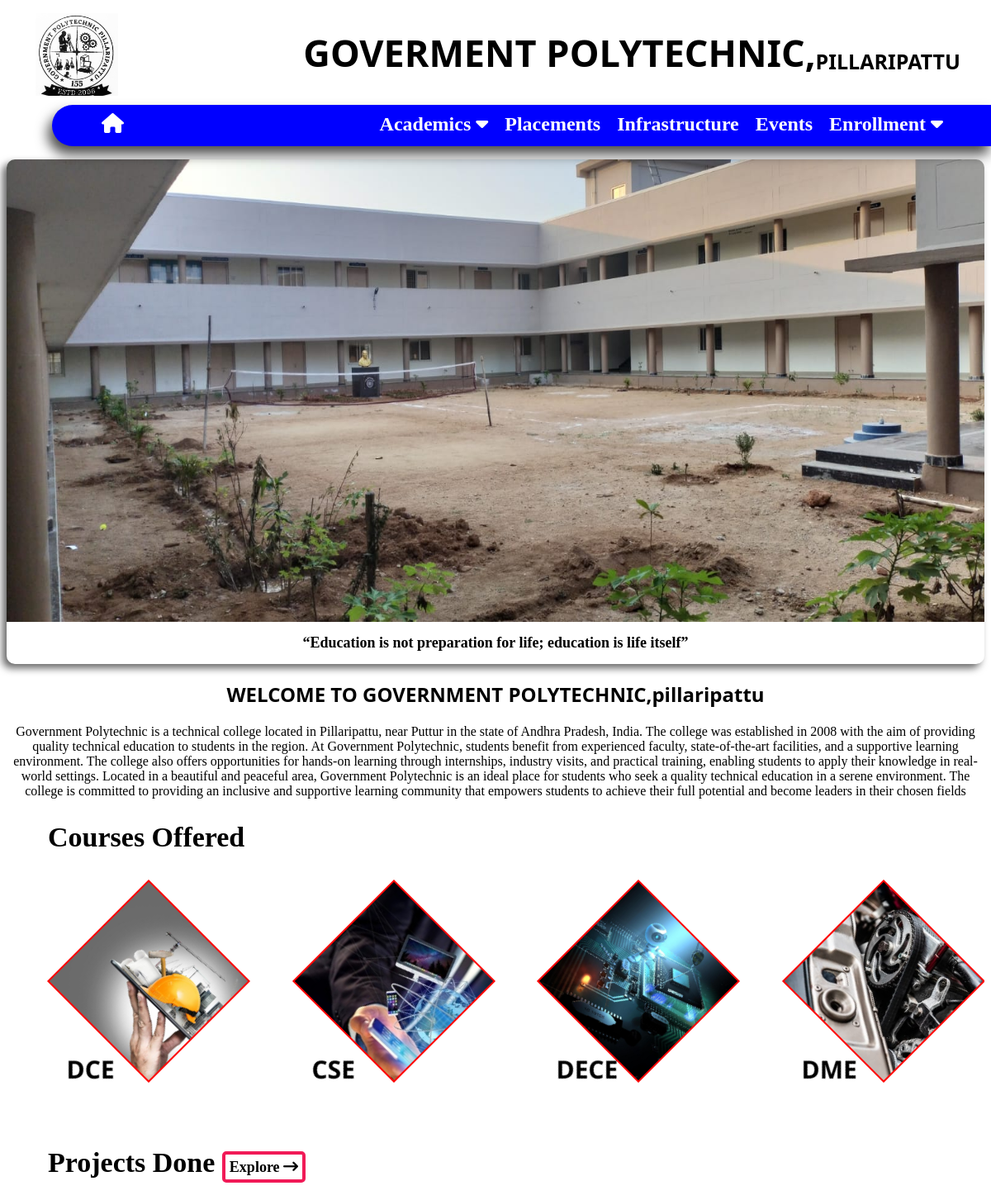
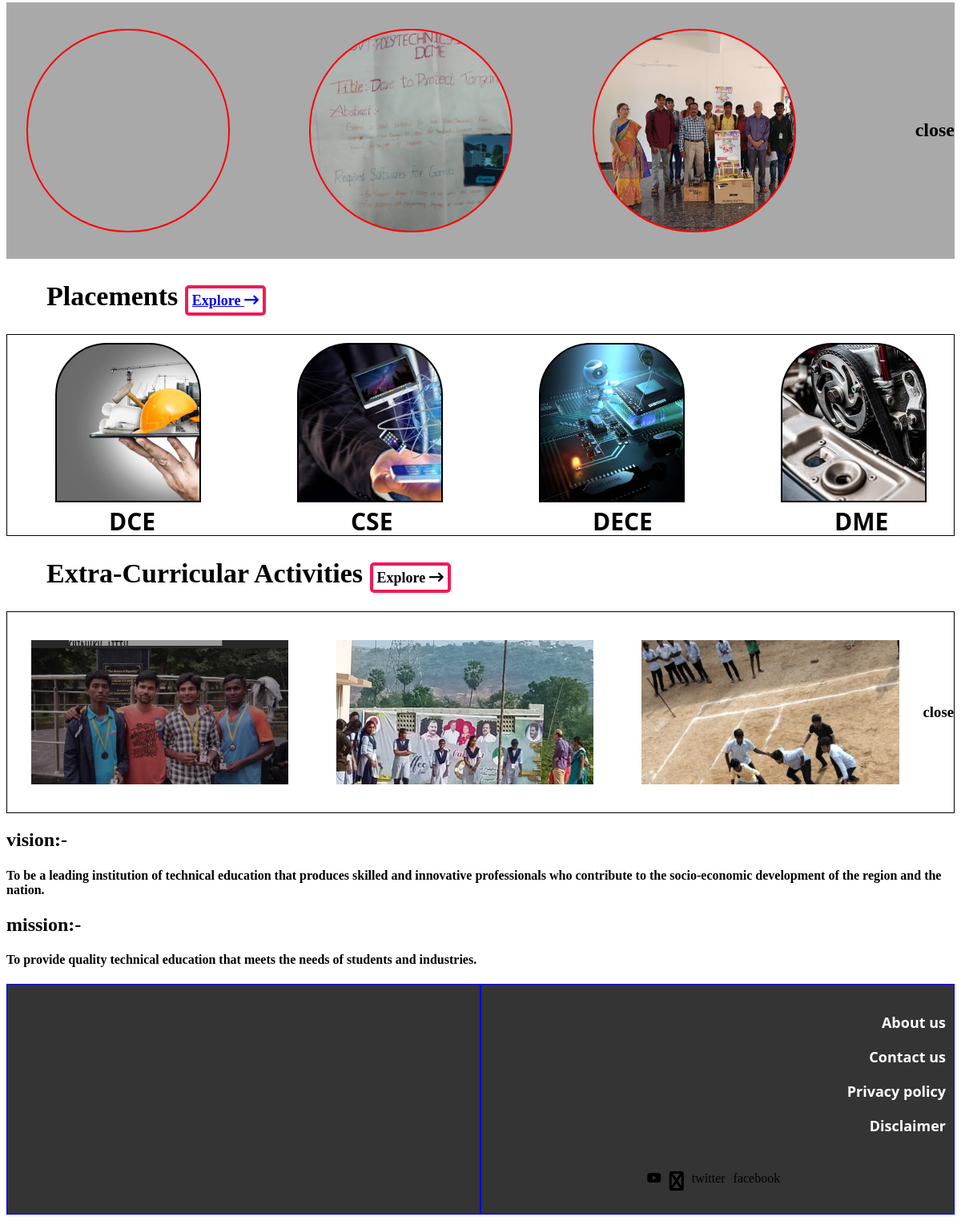
The page / on the database its author committed (2 pictures, top to bottom).
### tables this page shows
CREATE TABLE `indexdata` (
  `id` int(11) NOT NULL,
  `clg_name` varchar(255) NOT NULL,
  `clg_place` varchar(255) NOT NULL,
  `clg_logo` varchar(255) NOT NULL,
  `clg_img` varchar(255) NOT NULL,
  `about_clg` mediumtext NOT NULL,
  `pro_imgs` varchar(999) NOT NULL,
  `extra_imgs` varchar(999) NOT NULL,
  `vision_clg` mediumtext NOT NULL,
  `mission_clg` mediumtext NOT NULL
);

CREATE TABLE `branches` (
  `id` int(11) NOT NULL,
  `branch_name` varchar(255) NOT NULL,
  `branch_code` varchar(255) NOT NULL,
  `branch_img` varchar(255) NOT NULL
);

### index.php (the view, shortened to what this page needs)
<?php
$con=mysqli_connect('localhost','root','','id20532735_gptplpt2');
?>
<!DOCTYPE html>
<html lang="en">
<head>
    <link rel="stylesheet" href="css/home.css">
    <link rel="stylesheet" href="css/menu_foot.css">
    <link rel="stylesheet" href="https://cdnjs.cloudflare.com/ajax/libs/font-awesome/6.2.1/css/all.min.css" />
    <link rel="stylesheet" href="https://fontawesome.com/icons/user?f=classic&s=duotone&sc=%231E3050">
</head>
<body>
    <section>
    <header>
    <?php
    $sql="SELECT * FROM `indexdata`";
    $qu=mysqli_query($con,$sql);
    $rr=mysqli_fetch_assoc($qu);
    ?>
            <div class="clg_logo" style="background-image:url('images/index_img/<?php echo $rr['clg_logo'];?>');">
            </div>
            <div class="clg_name">
                <p><b class="govt"><?php echo $rr['clg_name'];?>,</b><b class="plpt"><?php echo $rr['clg_place'];?></b></p>
            </div>
            <menu class="menuu" >
                <a id="home_btn" href="index.php"><i class="fa-solid fa-house"></i></a>
                <ul id="sidemenu">
                    <li>
                        <a onclick="aacad()" href="#">Academics&nbsp;<i class="fas fa-caret-down"></i></a>
                    </li>
                    <li><a href="html/Placements.php">Placements</a></li>
                    <li><a href="html/Infrastructure.php">Infrastructure</a></li>
                    <li><a href="html/Events.php">Events</a></li>
                    <li onclick="show()">
                        <a href="#">Enrollment&nbsp;<i class="fas fa-caret-down"></i></a>
                    </li>
                </ul>
            </menu>
        </header>
        <body>
            <?php
            $sql="SELECT * FROM `indexdata` WHERE `id`=143";
            $res=mysqli_query($con,$sql);
            $in=mysqli_fetch_assoc($res);
            $imgs=$in['clg_img'];
            $imgs=explode(",",$imgs);
            $imgcount=count($imgs);
            $k=0;
            ?>
            <div class="slider-frame" >
            <div class="image-container">
                    <?php
                    while($k<$imgcount)
                    {
                    ?>
                    <img src="<?=$imgs[$k]?>" alt="hbjvvbj">
                    <?php
                $k++;
                }?>
                 </div>
                 <h1 id="txt"> <center> <q>Education is not preparation for life; education is life itself</q></center></h1>
            </div>
            <center><h2 style="font-family:system-ui;">WELCOME TO GOVERNMENT POLYTECHNIC,pillaripattu</h2></center>
            <div width="100%" height="auto" >
            <center>
                <p id="paras">
                    <?php echo$in['about_clg'];?>
                </p>
            </center>
            </div>
            <h1 style="font-size:34px;
                    font-family: Goudy old style;
                    margin-left: 50px;">Courses Offered</h1>
            <div class="cources">
            <?php
            $sq="SELECT * FROM `branches`";
            $que=mysqli_query($con,$sq);
            $i=0;
            while($ro=mysqli_fetch_assoc($que))
            {
            ?>
                <div class="cou_CE" style="background-image:url('<?php echo"images/index_img/".$ro['branch_img'];?>');">
                    <h3 class="cource_head"><?php echo$ro['branch_code'];?></h3>
                </div>
                <?php $i++; }?>
            </div>
            <h1 onclick="moredone()" style="font-size:34px;
                        font-family: Goudy old style;
                        margin-left: 50px;">Projects Done    <b style="border:4px solid rgba(241, 12, 77, 0.941);
                                                                border-radius: 5px;
                                                                font-size: 18px;
                                                                align-items: center;
                                                                padding: 5px;">Explore <i class="fa fa-long-arrow-right" aria-hidden="true"></i></b></h1>
            <div class="Projects_done" id="project">
                <?php
                    $proimg=$in['pro_imgs'];
                    $proimg=explode(",",$proimg);
                    $proimgcount=count($proimg);
                for($j=0;$j<$proimgcount;$j++)
                     {
                        ?>
                        <div class="proje"  style="background-image:url('<?php echo "$proimg[$j]";?>')"; >
                        </div>
                    <?php } ?>
                <br>
                <h2 onclick="closepro()" id="closepro">close</h2>
            </div>
            <h1  style="font-size:34px;
                        font-family: Goudy old style;
                        margin-left: 50px;">Placements    <b style="border:4px solid rgba(241, 12, 77, 0.941);
                                                            border-radius: 5px;
                                                            font-size: 18px;
                                                            align-items: center;
                                                            padding: 5px;"><a href="html/Placements.php">Explore <i class="fa fa-long-arrow-right" aria-hidden="true"></i></a></b></h1>
            <div class="place" >
                <?php
                $sq="SELECT * FROM `branches`";
                $que=mysqli_query($con,$sq);
                    $i=0;
                    while($ro=mysqli_fetch_assoc($que))
                    {
                        ?>
                        <div class="place_CE" style="background-image:url('<?php echo"images/index_img/".$ro['branch_img'];?>');">
                            <h3 class="place_head"><?php echo$ro['branch_code'];?></h3>
                        </div>
            <?php $i++; }?>
             </div>
            <h1 onclick="moreextra()" style="font-size:34px;
                        font-family: Goudy old style;
                        margin-left: 50px;">Extra-Curricular Activities    <b style="border:4px solid rgba(241, 12, 77, 0.941);
                                                            border-radius: 5px;
                                                            font-size: 18px;
                                                            align-items: center;
                                                            padding: 5px;">Explore <i class="fa fa-long-arrow-right" aria-hidden="true"></i></b></h1>
            <div class="extra_cur" id="moreextra">
                <?php
                    $extraimg=$in['extra_imgs'];
                    $extraimg=explode(",",$extraimg);
                    $extraimgcount=count($extraimg);
                    for($k=0;$k<$extraimgcount;$k++)
                        {
                            ?>
                            <div class="sports" style="background-image:url('<?php echo "$extraimg[$k]";?> '); border:none;" >
                             </div>
                        <?php } ?>
                 <h3 onclick="closeextra()">close</h3>
            </div>
            <h2>vision:-</h2>
            <h4 id="paras"><?php echo $in['vision_clg']?></h4>
            <h2>mission:-</h2>
            <h4 id="paras"><?php echo $in['mission_clg']?></h4>
        <footer>
            <div class="latest_links">
            </div>
            <div class="must">
                <ul>
                    <li><a href="#">About us</a></li>
                    <li><a href="#">Contact us</a></li>
                    <li><a href="#">Privacy policy</a></li>
                    <li><a href="#">Disclaimer</a></li>
                </ul>
                <ul class="social">
                    <li><i class="fa-brands fa-youtube"></i></li>
                    <li><i style=" font-size:24px;" class="fa">&#xf16d</i></li>
                    <li>twitter</li>
                    <li>facebook</li>
                </ul>
            </div>
        </footer>
    </section>
</body>
</html>

### css/home.css (style rules this page uses)
#paras { word-wrap: break-word; }
.cources { height: 300px; display: flex; justify-content: space-between; overflow-x: auto; overflow-y: hidden; }
.cource_head { position: relative; transform: rotate(-45deg); -webkit-transform: rotate(-45deg); top: 120px; left: 65px; font-size: 30px; font-weight: bold; font-family: 'Segoe UI', Tahoma, Geneva, Verdana, sans-serif; }
.cou_CE { background-size: cover; border: 2px solid red; position: relative; left: 15px; top: 40px; min-width: 170px; max-width: 170px; min-height: 170px; max-height: 170px; transform: rotate(45deg); -webkit-transform: rotate(45deg); margin-left: 70px; margin-right: 50px; }
.Projects_done { width: 100%; height: 320px; display: flex; overflow-x: scroll; align-items: center; justify-content: space-between; background-color: darkgrey; }
.proje { margin-left: 25px; border: 2px solid red; max-width: 250px; min-width: 250px; min-height: 250px; max-height: 250px; background-size: cover; border-radius: 125px; }
.place { height: 250px; border: 1px solid black; display: flex; justify-content:space-between; overflow-x: auto; overflow-y: hidden; }
.place_head { position: relative; top: 170px; left: 65px; font-size: 30px; font-weight: bold; font-family: 'Segoe UI', Tahoma, Geneva, Verdana, sans-serif; }
.place_CE { border: 2px solid black; background-size: cover; border-top-left-radius: 65px; border-top-right-radius: 65px; min-width:178px; max-width: 185px; min-height: 190px; max-height: 195px; margin:10px 60px 0px 60px; }
.extra_cur { height: 250px; border: 1px solid black; display: flex; justify-content: center; align-items: center; }
.sports { width: 35%; background-size: cover; height: 180px; margin: 30px; }

### css/menu_foot.css (style rules this page uses)
body { overflow-x: hidden; }
.clg_logo { float: left; margin-left: 35px; height: 100px; width: 100px; }
.clg_name p { display: flex; justify-content: end; padding-right: 29px; height: 95px; align-items: center; }
.govt { font-size: 45px; font-family:system-ui; text-transform: uppercase; }
.plpt { font-size: 25px; padding-top: 20px; font-family:system-ui, -apple-system, BlinkMacSystemFont, 'Segoe UI', Roboto, Oxygen, Ubuntu, Cantarell, 'Open Sans', 'Helvetica Neue', sans-serif; text-transform: uppercase; }
.menuu { background-color: blue; height: 50px; margin-right: -10px; margin-left: 55px; border-bottom-left-radius:25px ; border-top-left-radius: 25px; box-shadow: -5px 10px 15px rgb(0,0,0,0.7); animation: menuu 2s; }
#home_btn { text-decoration: none; float: left; color: white; font-size: 24px; font-weight: bold; position: relative; padding-left: 20px; padding-top: 10px; }
.menuu ul { display: flex; justify-content: end; padding-right: 60px; }
.menuu ul li { list-style:none; position: relative; padding-left: 20px; padding-top: 10px; }
.menuu ul li a { text-decoration: none; color: white; font-size: 24px; font-weight: bold; }
footer { display: flex; background-color: rgba(0, 0, 0, 0.797); height: 18pc; }
.latest_links { width: 48pc ; border: 1px solid blue; }
.must { width: 48pc; border: 1px solid blue; }
.must ul li { list-style: none; display: flex; justify-content: end; margin-right: 10px; padding-top: 19px; }
.must ul li a { text-decoration: none; color: white; font-size: 18px; font-weight: bold; font-family: 'Segoe UI', Tahoma, Geneva, Verdana, sans-serif; }
.social { list-style: none; display:flex; justify-content: center; padding: 10px 0px 10px 0px; }

### index.php (style rules this page uses)
.clg_logo { background-repeat: no-repeat; background-size: cover; }
.slider-frame { border-radius: 10px; min-width: 100%; max-width: 100%; overflow: hidden; box-shadow: -5px 5px 10px rgb(0,0,0,0.6); }
.image-container { display: flex; min-width: 100%; max-width: 100%; height: 70vh; overflow: hidden; }
.image-container img { display: flex; min-height: 100%; max-height: 100%; min-width: 100%; max-width: 100%; animation:slide 30s infinite; background-size: cover; background-repeat: no-repeat; overflow: hidden; z-index: -10; }
#aacad ,#enrol,#sidemenu { z-index: 10; }
#txt { z-index: 100; font-size: large; }

### rows shown on the page
indexdata: clg_logo (picture), clg_name "GOVERMENT POLYTECHNIC", clg_place "PILLARIPATTU", about_clg "Government Polytechnic is a technical college located in Pillaripattu, near Puttur in the state of Andhra Pradesh, India. The college was established in 2008 with the aim of providing quality technical education to students in the region. At Government Polytechnic, students benefit from experienced faculty, state-of-the-art facilities, and a supportive learning environment. The college also offers opportunities for hands-on learning through internships, industry visits, and practical training, enabling students to apply their knowledge in real-world settings. Located in a beautiful and peaceful area, Government Polytechnic is an ideal place for students who seek a quality technical…", pro_imgs (picture), extra_imgs (picture), vision_clg "To be a leading institution of technical education that produces skilled and innovative professionals who contribute to the socio-economic development of the region and the nation.", mission_clg "To provide quality technical education that meets the needs of students and industries."
branches: branch_img (picture), branch_code "DCE"
branches: branch_img (picture), branch_code "CSE"
branches: branch_img (picture), branch_code "DECE"
branches: branch_code "DME"
